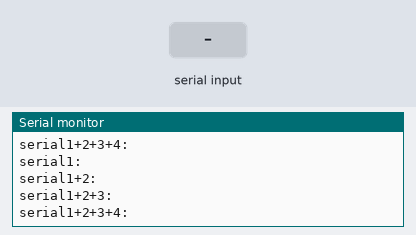
Recording of a sketch running on a simulated Arduino Zero (SAMD21). Shown: the last lines printed to the serial monitor. Inputs (shaded band) come from the test bench.

Above: at 1.2 s.
1.3 s: "1" received over the second serial link
At 2.5 s:
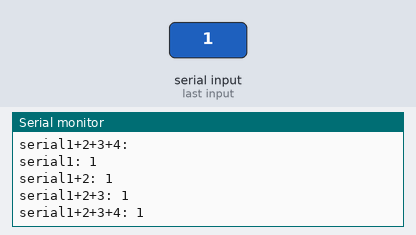
2.8 s: "0" received over the second serial link
At 3.8 s:
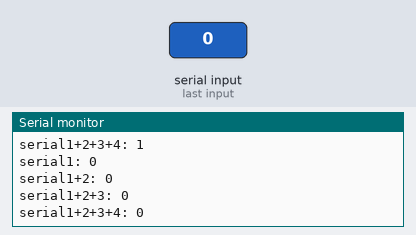
4.3 s: "2" received over the second serial link
At 5.8 s:
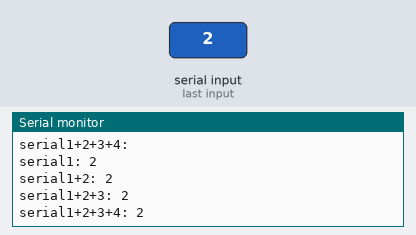
Timing chart, 0 to 7.3 s (numbered marks = the images above; inputs shaded):
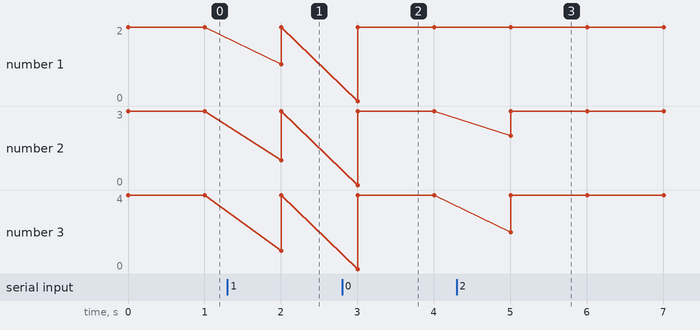

Measured:
- after the input at 1.3 s, the serial monitor: prints a new line after 0.70 s (image 1)
- after the input at 2.8 s, the serial monitor: prints a new line after 0.20 s (image 2)
- after the input at 4.3 s, the serial monitor: prints a new line after 0.70 s (image 3)

The sketch:

Rx.ino
```cpp
//수신부
#include <Arduino.h>        // required before wiring_private.h
#include "wiring_private.h" // pinPeripheral() function

//co
Uart Serial2(&sercom5, A5, 6, SERCOM_RX_PAD_0, UART_TX_PAD_2);
void SERCOM5_Handler()
{
    Serial2.IrqHandler();
}

//no2
Uart Serial3(&sercom1, 12, 10, SERCOM_RX_PAD_3, UART_TX_PAD_2);
void SERCOM1_Handler()
{
    Serial3.IrqHandler();
}
//so2
Uart Serial4(&sercom0, A4, A3, SERCOM_RX_PAD_1, UART_TX_PAD_0);
void SERCOM0_Handler()
{
    Serial4.IrqHandler();
}


void setup(){
  Serial.begin(9600);
  Serial1.begin(9600);
  Serial2.begin(9600);
  Serial3.begin(9600);
  Serial4.begin(9600);

  pinPeripheral(10, PIO_SERCOM);
  pinPeripheral(12, PIO_SERCOM);

  pinPeripheral(1, PIO_SERCOM_ALT);
  pinPeripheral(0, PIO_SERCOM_ALT);

  pinPeripheral(6, PIO_SERCOM);
  pinPeripheral(A5, PIO_SERCOM_ALT);

  pinPeripheral(17ul, PIO_SERCOM_ALT);
  pinPeripheral(18ul, PIO_SERCOM_ALT);

}

void loop(){
  String str = "";

  while(Serial1.available()){
    char received = Serial1.read();
    str += received;
  }
  Serial.print("serial1: ");
  Serial.println(str);

  while(Serial2.available()){
    char received = Serial2.read();
    str += received;
  }
  Serial.print("serial1+2: ");
  Serial.println(str);

  while(Serial3.available()){
    char received = Serial3.read();
    str += received;
  }
  Serial.print("serial1+2+3: ");
  Serial.println(str);

  while(Serial4.available()){
    char received = Serial4.read();
    str += received;
  }
  Serial.print("serial1+2+3+4: ");
  Serial.println(str);

  delay(1000);
}

// 보내주는 쪽하고 싱크를 맞춰라 delay이도
```
